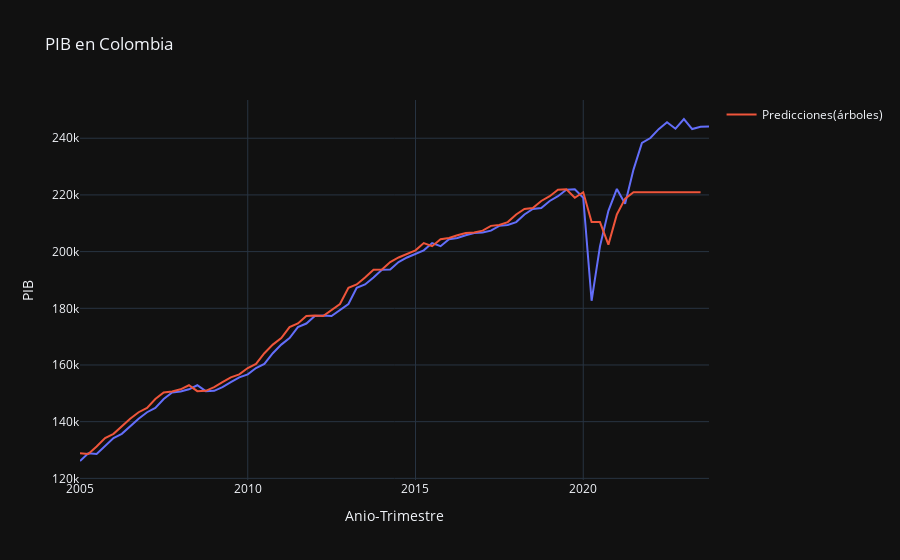
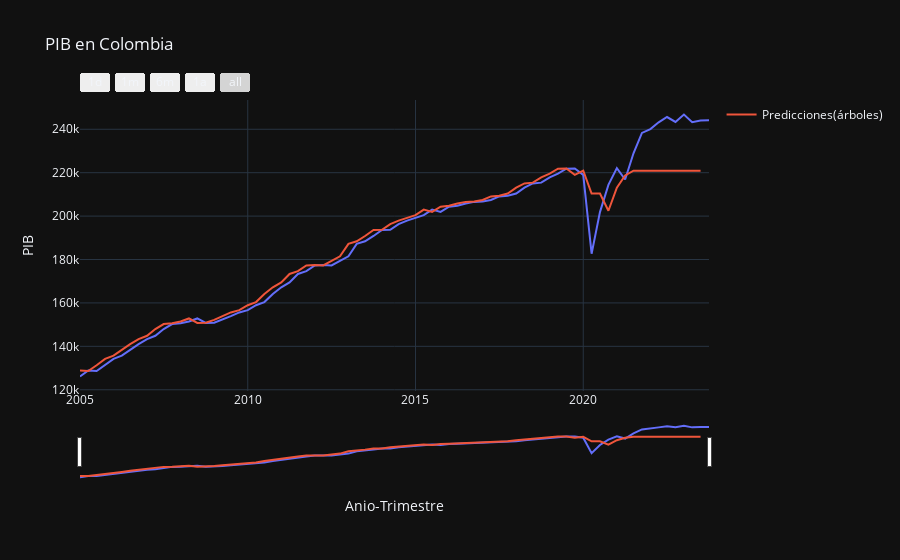

Source (notebook cell) for these figures, in order:
### Code cell
InverArbol = pd.Series(pd.Series(np.concatenate([PIBTS[1::][:60].values,test_prediction]), index=pd.date_range('2005-01-01', periods=75, freq='QS',normalize=True)))#En este caso no hay que hacer nada, simplemente poner los datos originales y las 12 predicciones
fig = px.line(PIBTS, y="PIB", title="PIB en Colombia", template='plotly_dark')  # Se le puede quitar el modo oscuro si quiere
fig.add_trace(go.Scatter(x=InverArbol.index, y=InverArbol, mode='lines', name='Predicciones(árboles)'))
fig.update_layout(
    xaxis=dict(
        rangeselector=dict(
            buttons=list([
                dict(count=1, label="1d", step="day", stepmode="backward"),
                dict(count=1, label="1m", step="month", stepmode="backward"),
                dict(count=6, label="6m", step="month", stepmode="backward"),
                dict(count=1, label="1a", step="year", stepmode="backward"),
                dict(step="all")
            ])
        ),
        rangeslider=dict(
            visible=True
        ),
        type="date"
    )
)
